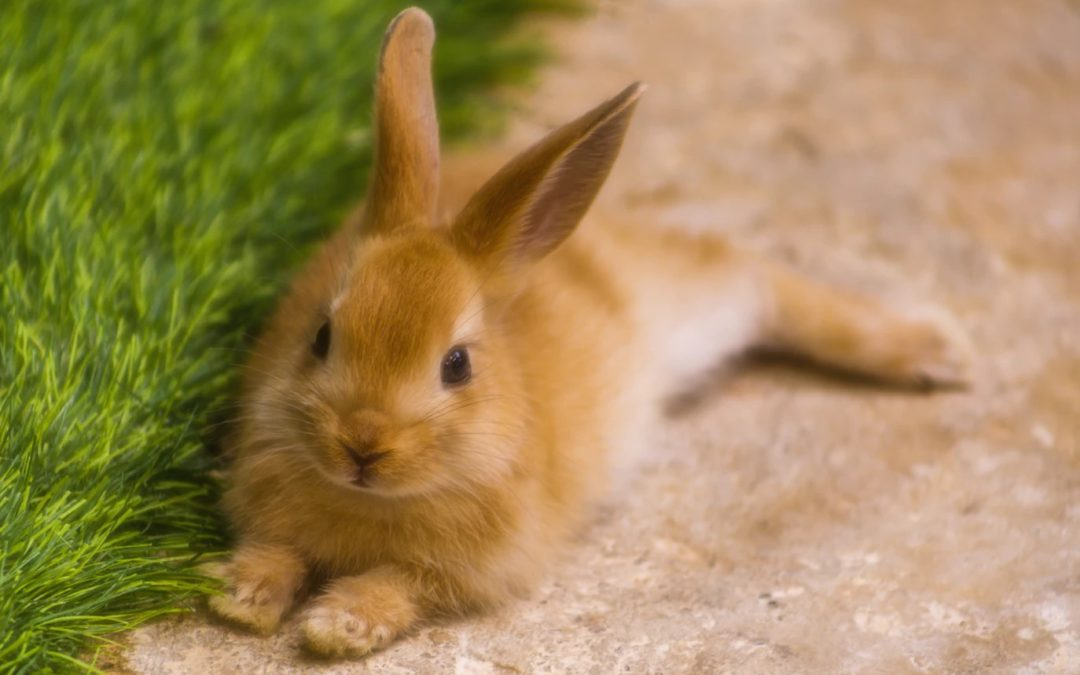
//> input picture Talleres/06_filtrado/build/conejito.jpg, 1080 x 675 px
$ ./06_noise_delete build/conejito.jpg   (built with g++ and OpenCV 4)
//> lines starting //> are read from the running program, lines starting //| are printed output that depends on the picture
#include <stdio.h>
#include <opencv2/opencv.hpp>

using namespace cv;

int main(int argc, char **argv)
{
    Mat image;
    Mat dst;
    Point anchor;
    double delta;
    int ddepth;
    float data[] = {-1,-1,-1,-1,-1,
                    -1, 2, 2, 2,-1,
                    -1, 2, 8, 2,-1,
                    -1, 2, 2, 2,-1,
                    -1,-1,-1,-1,-1};
    float data2[] = {-1,-1,-1,
                     -1, 9,-1,
                     -1,-1,-1};
    Mat kernel(3, 3, CV_32F, data2);
    Mat kernel2(5,5,CV_32F, data);
    Mat kernel_prom;
    kernel_prom = Mat::ones(3, 3, CV_32F) / (float)(3 * 3);
    anchor = Point(-1, -1);
    delta = 0;
    ddepth = -1;
    // Get command line arguments
    if (argc < 2)
    {
        std::cerr << "Usage: " << argv[0] << " image_file" << std::endl;
        return (-1);

    } // fi

    // Review given command line arguments
    std::cout << "-------------------------" << std::endl;
    for (int a = 0; a < argc; a++)
        std::cout << argv[a] << std::endl;
    std::cout << "-------------------------" << std::endl;
    // Read an image
    image = imread(argv[1], 1);
//> image is the input picture: 675 rows x 1080 cols, CV_8UC3; mean B, G, R 87.7, 137.4, 161.5

    if (!image.data)
    {
        std::cerr << "Error: No image data" << std::endl;
        return (-1);

    } // fi

    filter2D(image, dst, ddepth, kernel_prom, anchor, delta, BORDER_DEFAULT);
    filter2D(dst, dst, ddepth, kernel_prom, anchor, delta, BORDER_DEFAULT);
    filter2D(dst, dst, ddepth, kernel_prom, anchor, delta, BORDER_DEFAULT);
    filter2D(dst, dst, ddepth, kernel_prom, anchor, delta, BORDER_DEFAULT);
    filter2D(dst, dst, ddepth, kernel_prom, anchor, delta, BORDER_DEFAULT);
    filter2D(dst, dst, ddepth, kernel_prom, anchor, delta, BORDER_DEFAULT);
    filter2D(dst, dst, ddepth, kernel_prom, anchor, delta, BORDER_DEFAULT);
    filter2D(dst, dst, ddepth, kernel, anchor, delta, BORDER_DEFAULT);
    filter2D(dst, dst, ddepth, kernel, anchor, delta, BORDER_DEFAULT);
    filter2D(dst, dst, ddepth, kernel, anchor, delta, BORDER_DEFAULT);
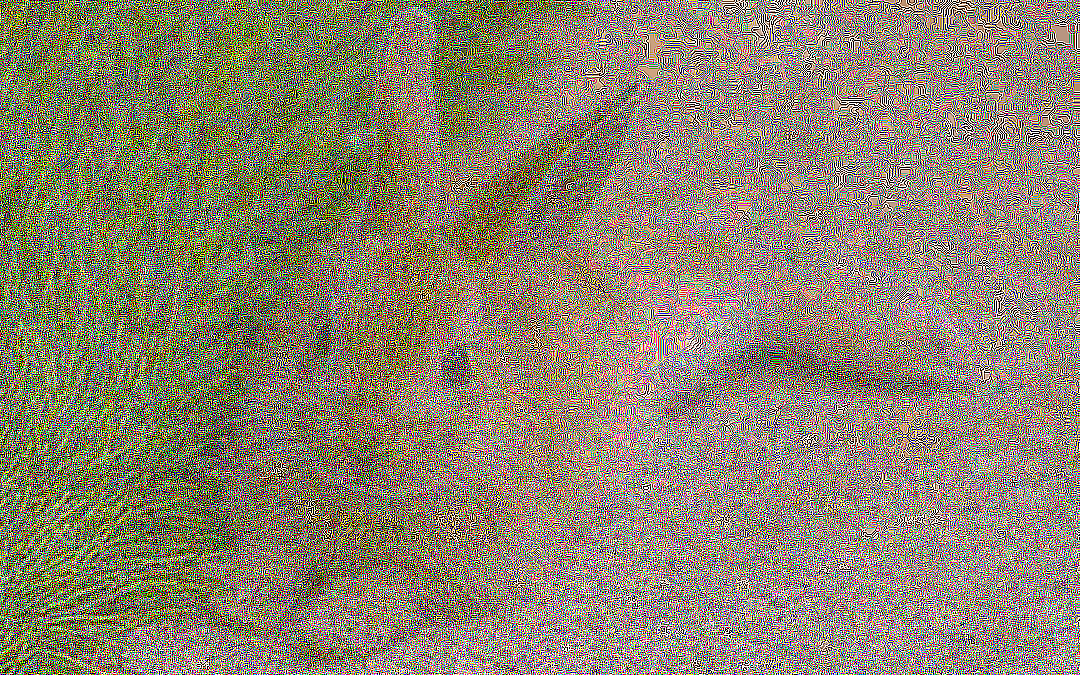
//> dst: 675 rows x 1080 cols, CV_8UC3; mean B, G, R 112, 130.8, 139.2
    filter2D(dst, dst, ddepth, kernel, anchor, delta, BORDER_DEFAULT);
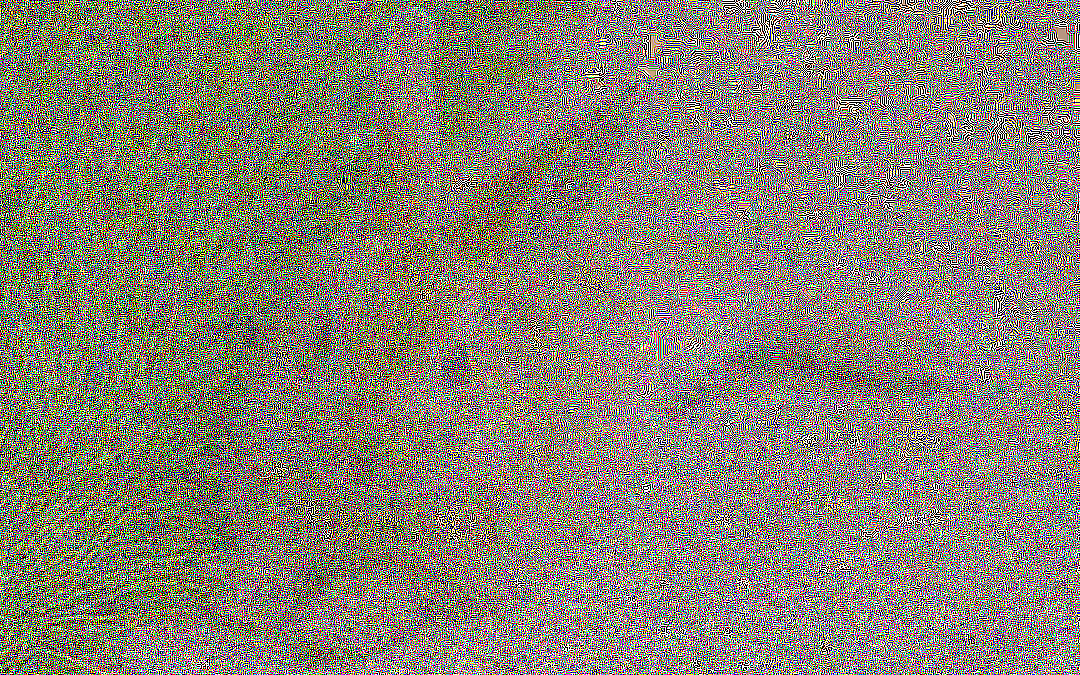
//> dst: 675 rows x 1080 cols, CV_8UC3; mean B, G, R 116.7, 129.1, 134.4
    medianBlur(image, dst, 3);
    medianBlur(image, dst, 3);
    medianBlur(image, dst, 3);
    medianBlur(image, dst, 3);
    medianBlur(image, dst, 3);
    medianBlur(image, dst, 3);
    medianBlur(image, dst, 3);
    medianBlur(image, dst, 3);
    medianBlur(image, dst, 3);
    medianBlur(image, dst, 3);
    medianBlur(image, dst, 3);
    medianBlur(image, dst, 3);
    medianBlur(image, dst, 3);


    std::stringstream ss(argv[1]);
    std::string basename;
    getline(ss, basename, '.');
//> basename = "build/conejito"
    imwrite(basename + "_Noise_delete.png", dst);
}
